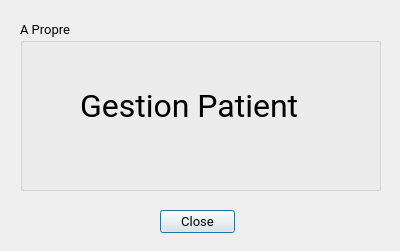
<?xml version="1.0" encoding="UTF-8"?>
<ui version="4.0">
 <class>Propre</class>
 <widget class="QDialog" name="Propre">
  <property name="geometry">
   <rect>
    <x>0</x>
    <y>0</y>
    <width>400</width>
    <height>251</height>
   </rect>
  </property>
  <property name="windowTitle">
   <string>Dialog</string>
  </property>
  <widget class="QGroupBox" name="groupBox">
   <property name="geometry">
    <rect>
     <x>20</x>
     <y>20</y>
     <width>361</width>
     <height>171</height>
    </rect>
   </property>
   <property name="font">
    <font>
     <family>Roboto</family>
     <pointsize>10</pointsize>
    </font>
   </property>
   <property name="title">
    <string>A Propre</string>
   </property>
   <widget class="QLabel" name="label">
    <property name="geometry">
     <rect>
      <x>60</x>
      <y>60</y>
      <width>281</width>
      <height>51</height>
     </rect>
    </property>
    <property name="font">
     <font>
      <family>Roboto</family>
      <pointsize>24</pointsize>
     </font>
    </property>
    <property name="text">
     <string>Gestion Patient</string>
    </property>
   </widget>
  </widget>
  <widget class="QPushButton" name="pushButton">
   <property name="geometry">
    <rect>
     <x>160</x>
     <y>210</y>
     <width>75</width>
     <height>23</height>
    </rect>
   </property>
   <property name="font">
    <font>
     <family>Roboto</family>
     <pointsize>10</pointsize>
    </font>
   </property>
   <property name="text">
    <string>Close</string>
   </property>
  </widget>
 </widget>
 <resources/>
 <connections/>
</ui>
